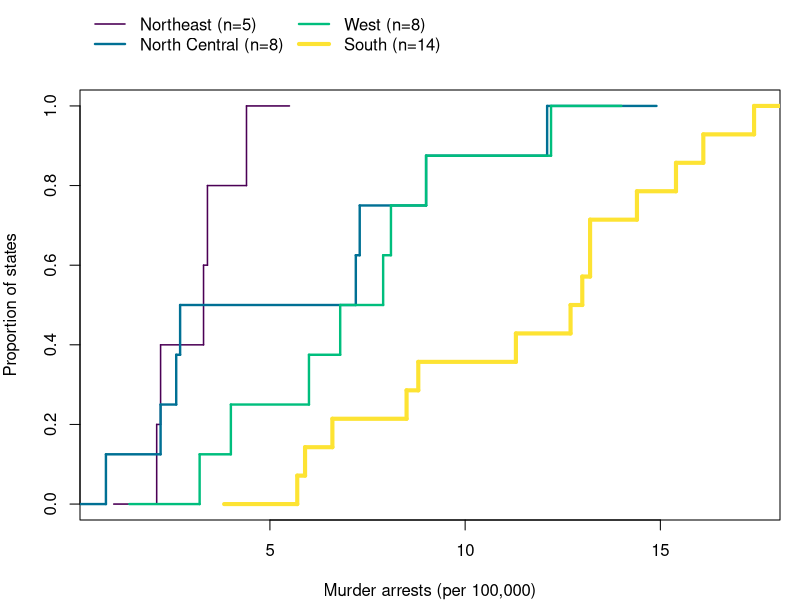
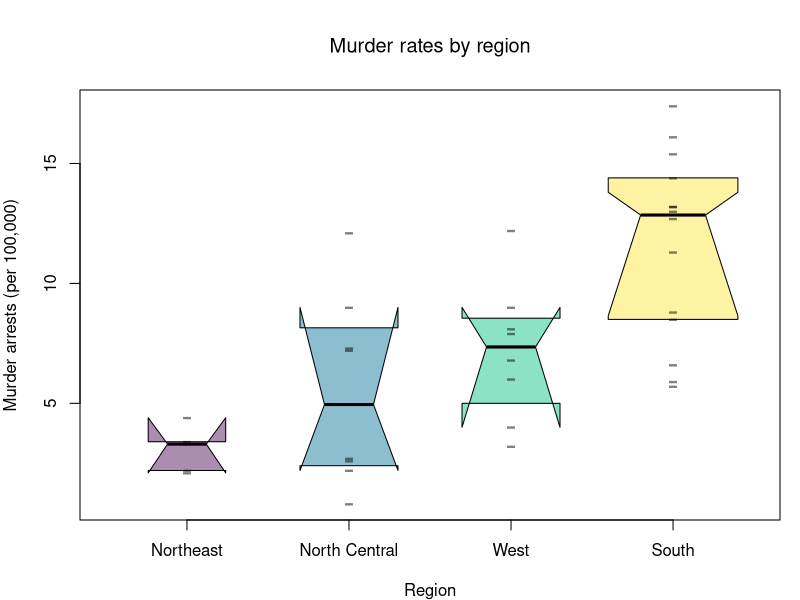
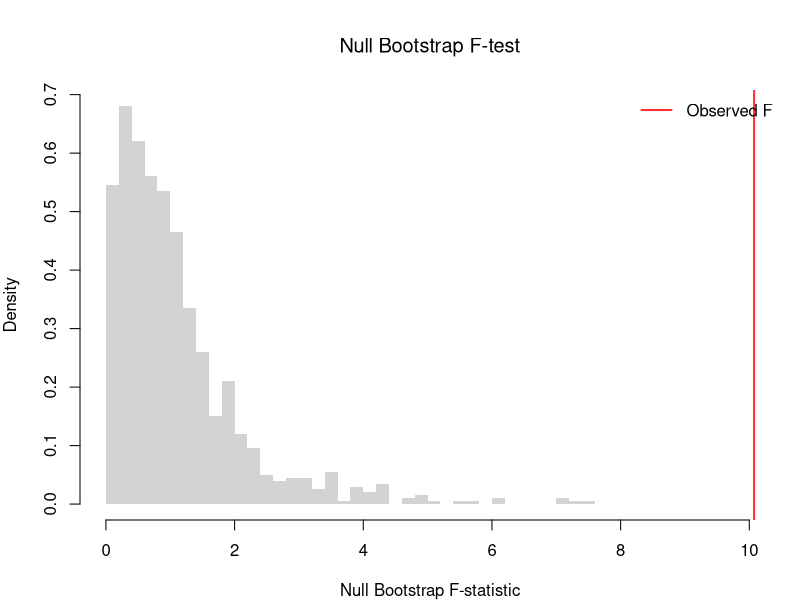
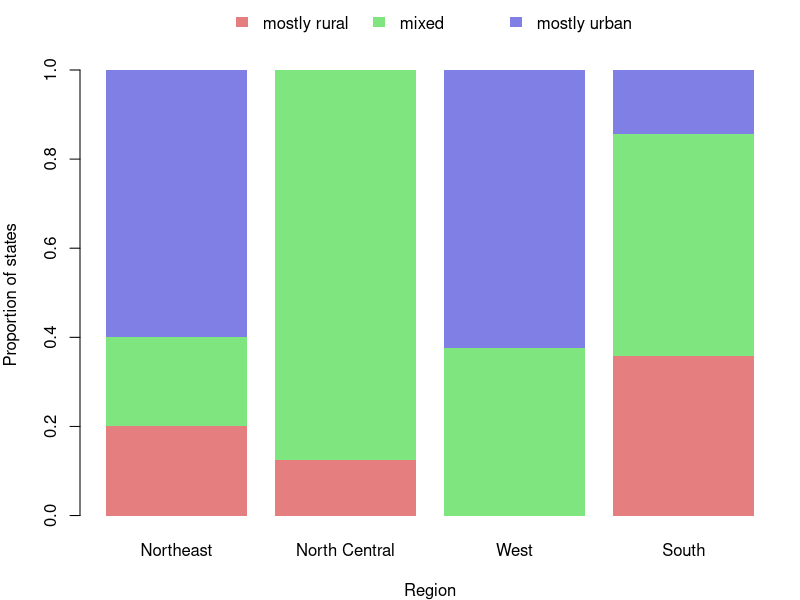
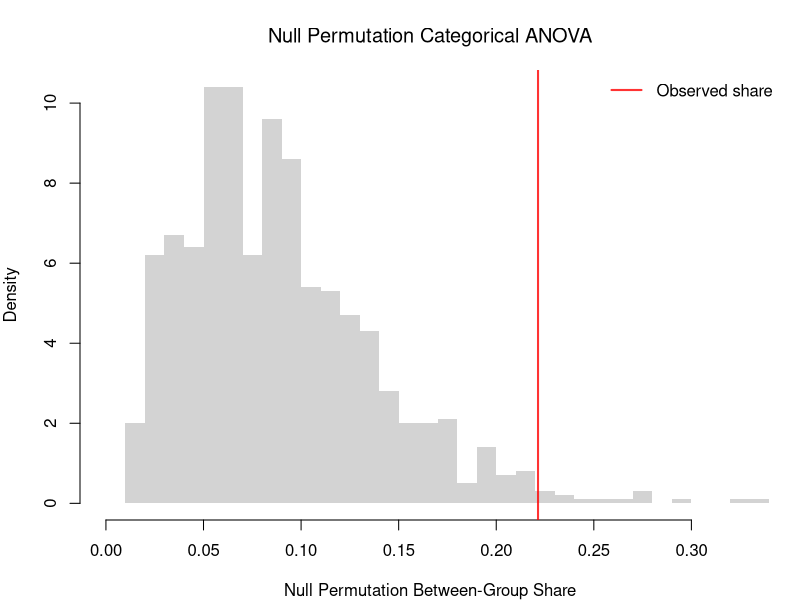

Generate these figures, in order, with R:
## ---- chunk 1
# Draw one random sample of 35 of the 50 states, and use only it from here on
set.seed(111)
state_id <- sample(nrow(USArrests), 35)

# Outcome: murder arrests per 100K, one value per sampled state
y_hat <- USArrests[state_id, 'Murder']
# Group: the four-level region factor, for the same sampled states.
# Its levels are the values the categorical variable can take.
region <- state.region[state_id]
levels(region)
table(region)
## ---- chunk 2
# Order regions by their median murder rate, lowest to highest
region_order <- names(sort(tapply(y_hat, region, median)))
region <- factor(region, levels=region_order)

# One ECDF per region, on the same axes
line_cols <- hcl.colors(4)
n_g <- table(region)
lwd_g <- 1.5 + 2.5 * (n_g - min(n_g)) / (max(n_g) - min(n_g))

par(mar=c(4, 4, 4.5, 1))
plot(NULL, xlim=range(y_hat), ylim=c(0, 1),
    xlab='Murder arrests (per 100,000)', ylab='Proportion of states', main=NA)
for (g in seq_along(levels(region))) {
    F_g_hat <- ecdf(y_hat[region == levels(region)[g]])
    plot(F_g_hat, add=TRUE, col=line_cols[g], lwd=lwd_g[g],
        verticals=TRUE, do.points=FALSE, col.01line=NA)
}
legend('topleft', inset=c(0, -.2), xpd=TRUE, ncol=2, bty='n',
    legend=paste0(levels(region), ' (n=', n_g, ')'), col=line_cols, lty=1, lwd=lwd_g)
## ---- chunk 3
# Group size, mean, and median of the murder rate by region
summary_fun <- function(y_hat) {
    out <- c(n=length(y_hat), mean=mean(y_hat), median=median(y_hat))
    return(out)
}
aggregate(y_hat ~ region, FUN=summary_fun)
## ---- chunk 4
# Bootstrap the median within each region, keeping each region's size
n_boot <- 999
boot_medians <- matrix(NA, n_boot, nlevels(region))
colnames(boot_medians) <- levels(region)
for (b in seq(n_boot)) {
    for (g in levels(region)) {
        y_boot <- sample(y_hat[region == g], replace=TRUE)
        boot_medians[b, g] <- median(y_boot)
    }
}

# 95% bootstrap percentile intervals: one column per region
med_ci <- apply(boot_medians, 2, quantile, probs=c(.025, .975))
round(med_ci, 2)

# Boxplot statistics, with the bootstrap intervals as the notches
bx <- boxplot(y_hat ~ region, plot=FALSE)
bx[['conf']] <- med_ci

# One notched box per region, box width scaled to group size
bxp(bx, notch=TRUE, varwidth=TRUE,
    boxfill=hcl.colors(4, alpha=.45),
    whisklty=0, staplelty=0, outpch=NA,
    ylab='Murder arrests (per 100,000)', xlab='Region', main=NA)
title('Murder rates by region', font.main=1)
# Raw Observations, in place of whiskers and outliers
stripchart(y_hat ~ region,
    pch='-', col=grey(0, .5), cex=2,
    vert=TRUE, add=TRUE)
## ---- chunk 5
# Fit ANOVA
fit_aov <- aov(y_hat ~ region)
summary(fit_aov)
## ---- chunk 6
# Data
y0_hat <- c(4, 5, 6, 8, 7, 9, 5, 6, 7)
g0 <- factor(c('A', 'A', 'A', 'B', 'B', 'B', 'C', 'C', 'C'))

# Verify by hand
m0_hat <- mean(y0_hat)
m0_g_hat <- aggregate(y0_hat, list(g0), mean)$x
n0_g <- aggregate(y0_hat, list(g0), length)$x

BSS <- sum(n0_g * (m0_g_hat - m0_hat)^2)
WSS <- sum(aggregate(y0_hat, list(g0), function(y_hat) sum((y_hat - mean(y_hat))^2))$x)
cbind(BSS, WSS)
## ---- chunk 7
F_fun <- function(y_hat,g){
    m_y_hat <- mean(y_hat)
    m_g_hat <- aggregate(y_hat, list(g), mean)$x
    n_g <- aggregate(y_hat, list(g), length)$x

    BSS <- sum(n_g * (m_g_hat - m_y_hat)^2)
    WSS <- sum(aggregate(y_hat, list(g), function(y_hat) sum((y_hat - mean(y_hat))^2))$x)

    n <- length(y_hat)
    G <- nlevels(g)
    F_obs <- (BSS/(G-1)) / (WSS/(n-G))
    return(F_obs)
}
F_obs <- F_fun(y_hat=y_hat, g=region)
F_obs
## ---- chunk 8
# Pairs bootstrap: resample group labels to break the Y--group pairing
n <- length(y_hat)

F_nullboot <- vector(length=999)
for( b in seq_along(F_nullboot)){
    idx <- sample(n, replace = TRUE)
    g_boot <- region[idx]
    F_b <- F_fun(y_hat=y_hat, g=g_boot)
    F_nullboot[b] <- F_b
}

# Bootstrap p-value
p_boot <- mean(F_nullboot >= F_obs)
p_boot

hist(F_nullboot, breaks = 40,
    border = NA,
    freq = FALSE, main = NA, xlab = 'Null Bootstrap F-statistic',
    xlim = range(c(0, F_nullboot, F_obs)))
title('Null Bootstrap F-test', font.main = 1)
abline(v = F_obs, col = rgb(1, 0, 0, .8), lwd = 2)
legend('topright', legend = 'Observed F',
    col = rgb(1, 0, 0, .8), lwd = 2, bty='n')
## ---- chunk 9
# Degrees of freedom for the regional data
n <- length(y_hat)
G <- nlevels(region)
p_param <- 1 - pf(F_obs, G-1, n-G)

 # Compare parametric and bootstrap p-values
cbind(F_obs, p_param, p_boot)
## ---- chunk 10
# Data (the three-group example from the decomposition above)
y0_hat <- c(4, 5, 6, 8, 7, 9, 5, 6, 7)
g0 <- factor(c('A', 'A', 'A', 'B', 'B', 'B', 'C', 'C', 'C'))

# Computation
summary(aov(y0_hat ~ g0))

# Verify by hand
n0 <- length(y0_hat)
G0 <- nlevels(g0)
m0_hat <- mean(y0_hat)
m0_g_hat <- aggregate(y0_hat, list(g0), mean)$x
n0_g <- aggregate(y0_hat, list(g0), length)$x
BSS <- sum(n0_g * (m0_g_hat - m0_hat)^2)
WSS <- sum(aggregate(y0_hat, list(g0), function(y_hat) sum((y_hat - mean(y_hat))^2))$x)
Fstat <- (BSS/(G0-1)) / (WSS/(n0-G0))
pval  <- 1 - pf(Fstat, G0-1, n0-G0)
cbind(BSS, WSS, Fstat, pval)
## ---- chunk 11
kw <- kruskal.test(y_hat ~ region)
kw
## ---- chunk 12
pairwise.wilcox.test(y_hat, region, p.adjust.method='holm')
## ---- chunk 13
y0_hat <- c(1,2,3, 4,5,6, 7,8,9)
g0 <- factor(rep(c('A','B','C'), each=3))
kruskal.test(y0_hat ~ g0)
## ---- chunk 14
a0_hat <- c(1,3,5); b0_hat <- c(2,4,6)
wilcox.test(a0_hat, b0_hat)
## ---- chunk 15
# Outcome: urban population in three bands, an ordered factor, for the sampled states
urban_band <- cut(USArrests[state_id, 'UrbanPop'], breaks=c(0, 50, 75, 100),
    labels=c('mostly rural', 'mixed', 'mostly urban'), ordered_result=TRUE)
tab <- table(region, urban_band)
tab

# Proportions within each region: each bar sums to 1
p_band_region <- prop.table(tab, 1)
cols <- c(rgb(.8, 0, 0, .5), rgb(0, .8, 0, .5), rgb(0, 0, .8, .5))
par(mar=c(4, 4, 3.5, 1))
barplot(t(p_band_region), col=cols, border=NA,
    xlab='Region', ylab='Proportion of states', main=NA)
legend('top', inset=c(0, -.15), xpd=TRUE, ncol=3, bty='n',
    fill=cols, border=NA, legend=levels(urban_band))
## ---- chunk 16
# Categorical ANOVA: variation is measured by one minus the Herfindahl index
cat_anova <- function(y_hat, g) {
    # Total variation, from the pooled proportions
    n <- length(y_hat)
    p_hat <- table(y_hat) / n
    TSS <- n / 2 * (1 - sum(p_hat^2))
    # Within-group variation, from each group's own proportions
    WSS_g <- tapply(y_hat, g, function(y_g) {
        p_g_hat <- table(y_g) / length(y_g)
        return(length(y_g) / 2 * (1 - sum(p_g_hat^2)))
    })
    WSS <- sum(WSS_g)
    # Between-group variation, from the decomposition
    BSS <- TSS - WSS
    return(c(BSS=BSS, WSS=WSS, TSS=TSS, share=BSS / TSS))
}
cat_anova(urban_band, region)
## ---- chunk 17
# Commute mode of 8 workers, 4 from each neighborhood
y0_hat <- factor(c('car', 'car', 'car', 'bus', 'car', 'bus', 'bike', 'bike'))
g0 <- factor(c('A', 'A', 'A', 'A', 'B', 'B', 'B', 'B'))
table(g0, y0_hat)
cat_anova(y0_hat, g0)
## ---- chunk 18
# Observed between-group share
share_obs <- cat_anova(urban_band, region)[['share']]

# Null distribution: shuffle region labels to break the outcome--group pairing
share_perm <- rep(NA, 999)
for (b in seq_along(share_perm)) {
    g_perm <- sample(region, replace=FALSE)
    share_perm[b] <- cat_anova(urban_band, g_perm)[['share']]
}

# Permutation p-value
p_perm <- mean(share_perm >= share_obs)
p_perm

hist(share_perm, breaks=40,
    border=NA,
    freq=FALSE, main=NA, xlab='Null Permutation Between-Group Share',
    xlim=range(c(0, share_perm, share_obs)))
title('Null Permutation Categorical ANOVA', font.main=1)
abline(v=share_obs, col=rgb(1, 0, 0, .8), lwd=2)
legend('topright', legend='Observed share',
    col=rgb(1, 0, 0, .8), lwd=2, bty='n')
## ---- chunk 19
# Kruskal-Wallis ranks the bands, so it uses their order
kruskal.test(urban_band ~ region)
## ---- chunk 20
# 1 for mostly urban states, 0 otherwise
d_hat <- as.numeric(urban_band == 'mostly urban')
cat_anova(factor(d_hat), region)
summary(aov(d_hat ~ region))
